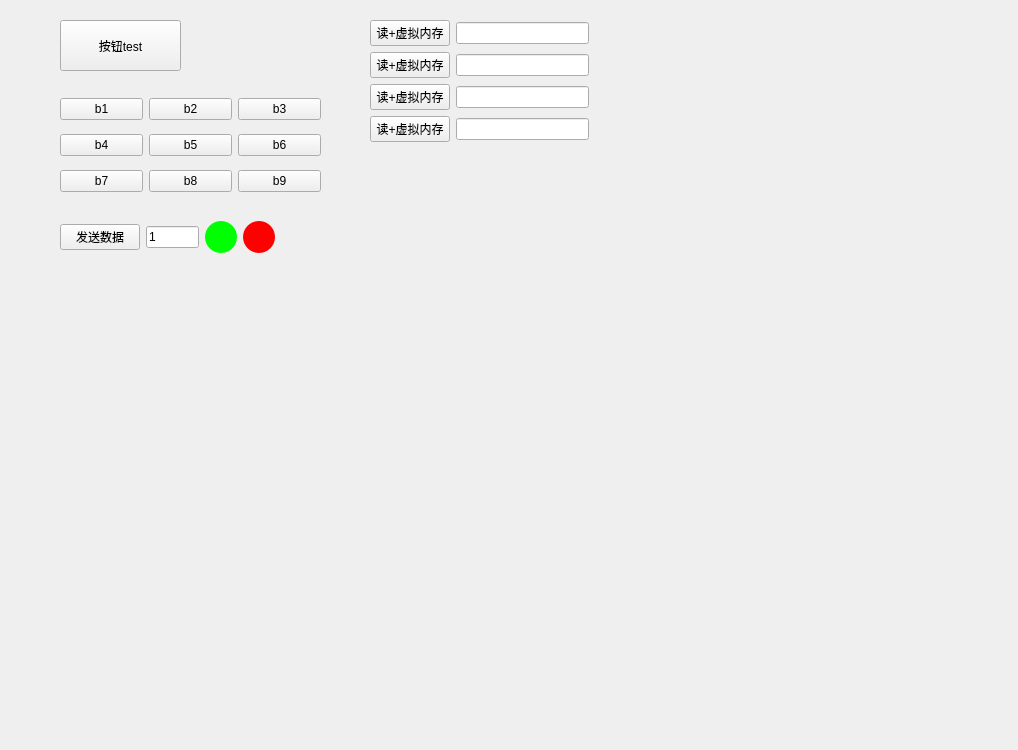
<?xml version="1.0" encoding="UTF-8"?>
<ui version="4.0">
 <class>Form</class>
 <widget class="QWidget" name="Form">
  <property name="geometry">
   <rect>
    <x>0</x>
    <y>0</y>
    <width>1018</width>
    <height>750</height>
   </rect>
  </property>
  <property name="windowTitle">
   <string>Form</string>
  </property>
  <widget class="QPushButton" name="pushButton">
   <property name="geometry">
    <rect>
     <x>60</x>
     <y>20</y>
     <width>121</width>
     <height>51</height>
    </rect>
   </property>
   <property name="text">
    <string>按钮test</string>
   </property>
  </widget>
  <widget class="QWidget" name="layoutWidget">
   <property name="geometry">
    <rect>
     <x>60</x>
     <y>90</y>
     <width>261</width>
     <height>111</height>
    </rect>
   </property>
   <layout class="QGridLayout" name="gridLayout">
    <item row="0" column="0">
     <widget class="QPushButton" name="pushButton_2">
      <property name="text">
       <string>b1</string>
      </property>
     </widget>
    </item>
    <item row="0" column="1">
     <widget class="QPushButton" name="pushButton_3">
      <property name="text">
       <string>b2</string>
      </property>
     </widget>
    </item>
    <item row="2" column="0">
     <widget class="QPushButton" name="pushButton_7">
      <property name="text">
       <string>b4</string>
      </property>
     </widget>
    </item>
    <item row="2" column="1">
     <widget class="QPushButton" name="pushButton_6">
      <property name="text">
       <string>b5</string>
      </property>
     </widget>
    </item>
    <item row="4" column="0">
     <widget class="QPushButton" name="pushButton_10">
      <property name="text">
       <string>b7</string>
      </property>
     </widget>
    </item>
    <item row="4" column="1">
     <widget class="QPushButton" name="pushButton_9">
      <property name="text">
       <string>b8</string>
      </property>
     </widget>
    </item>
    <item row="0" column="2">
     <widget class="QPushButton" name="pushButton_4">
      <property name="text">
       <string>b3</string>
      </property>
     </widget>
    </item>
    <item row="2" column="2">
     <widget class="QPushButton" name="pushButton_5">
      <property name="text">
       <string>b6</string>
      </property>
     </widget>
    </item>
    <item row="4" column="2">
     <widget class="QPushButton" name="pushButton_8">
      <property name="text">
       <string>b9</string>
      </property>
     </widget>
    </item>
   </layout>
  </widget>
  <widget class="QWidget" name="layoutWidget">
   <property name="geometry">
    <rect>
     <x>60</x>
     <y>220</y>
     <width>215</width>
     <height>34</height>
    </rect>
   </property>
   <layout class="QHBoxLayout" name="horizontalLayout">
    <item>
     <widget class="QPushButton" name="pushButton_11">
      <property name="text">
       <string>发送数据</string>
      </property>
     </widget>
    </item>
    <item>
     <widget class="QLineEdit" name="lineEdit">
      <property name="text">
       <string>1</string>
      </property>
     </widget>
    </item>
    <item>
     <widget class="QLabel" name="label">
      <property name="minimumSize">
       <size>
        <width>32</width>
        <height>32</height>
       </size>
      </property>
      <property name="maximumSize">
       <size>
        <width>32</width>
        <height>32</height>
       </size>
      </property>
      <property name="styleSheet">
       <string notr="true">background-color: rgb(0, 255, 0);
border-radius: 16px;</string>
      </property>
      <property name="text">
       <string/>
      </property>
     </widget>
    </item>
    <item>
     <widget class="QLabel" name="label_2">
      <property name="minimumSize">
       <size>
        <width>32</width>
        <height>32</height>
       </size>
      </property>
      <property name="maximumSize">
       <size>
        <width>32</width>
        <height>32</height>
       </size>
      </property>
      <property name="styleSheet">
       <string notr="true">background-color: rgb(255, 0, 0);
border-radius: 16px;</string>
      </property>
      <property name="text">
       <string/>
      </property>
     </widget>
    </item>
   </layout>
  </widget>
  <widget class="QWidget" name="layoutWidget">
   <property name="geometry">
    <rect>
     <x>370</x>
     <y>20</y>
     <width>219</width>
     <height>124</height>
    </rect>
   </property>
   <layout class="QVBoxLayout" name="verticalLayout">
    <item>
     <layout class="QHBoxLayout" name="horizontalLayout_2">
      <item>
       <widget class="QPushButton" name="pushButton_12">
        <property name="text">
         <string>读+虚拟内存</string>
        </property>
       </widget>
      </item>
      <item>
       <widget class="QLineEdit" name="lineEdit_2">
        <property name="readOnly">
         <bool>true</bool>
        </property>
       </widget>
      </item>
     </layout>
    </item>
    <item>
     <layout class="QHBoxLayout" name="horizontalLayout_3">
      <item>
       <widget class="QPushButton" name="pushButton_13">
        <property name="text">
         <string>读+虚拟内存</string>
        </property>
       </widget>
      </item>
      <item>
       <widget class="QLineEdit" name="lineEdit_3">
        <property name="readOnly">
         <bool>true</bool>
        </property>
       </widget>
      </item>
     </layout>
    </item>
    <item>
     <layout class="QHBoxLayout" name="horizontalLayout_4">
      <item>
       <widget class="QPushButton" name="pushButton_14">
        <property name="text">
         <string>读+虚拟内存</string>
        </property>
       </widget>
      </item>
      <item>
       <widget class="QLineEdit" name="lineEdit_4">
        <property name="readOnly">
         <bool>true</bool>
        </property>
       </widget>
      </item>
     </layout>
    </item>
    <item>
     <layout class="QHBoxLayout" name="horizontalLayout_5">
      <item>
       <widget class="QPushButton" name="pushButton_15">
        <property name="text">
         <string>读+虚拟内存</string>
        </property>
       </widget>
      </item>
      <item>
       <widget class="QLineEdit" name="lineEdit_5">
        <property name="readOnly">
         <bool>true</bool>
        </property>
       </widget>
      </item>
     </layout>
    </item>
   </layout>
  </widget>
 </widget>
 <resources/>
 <connections/>
</ui>
